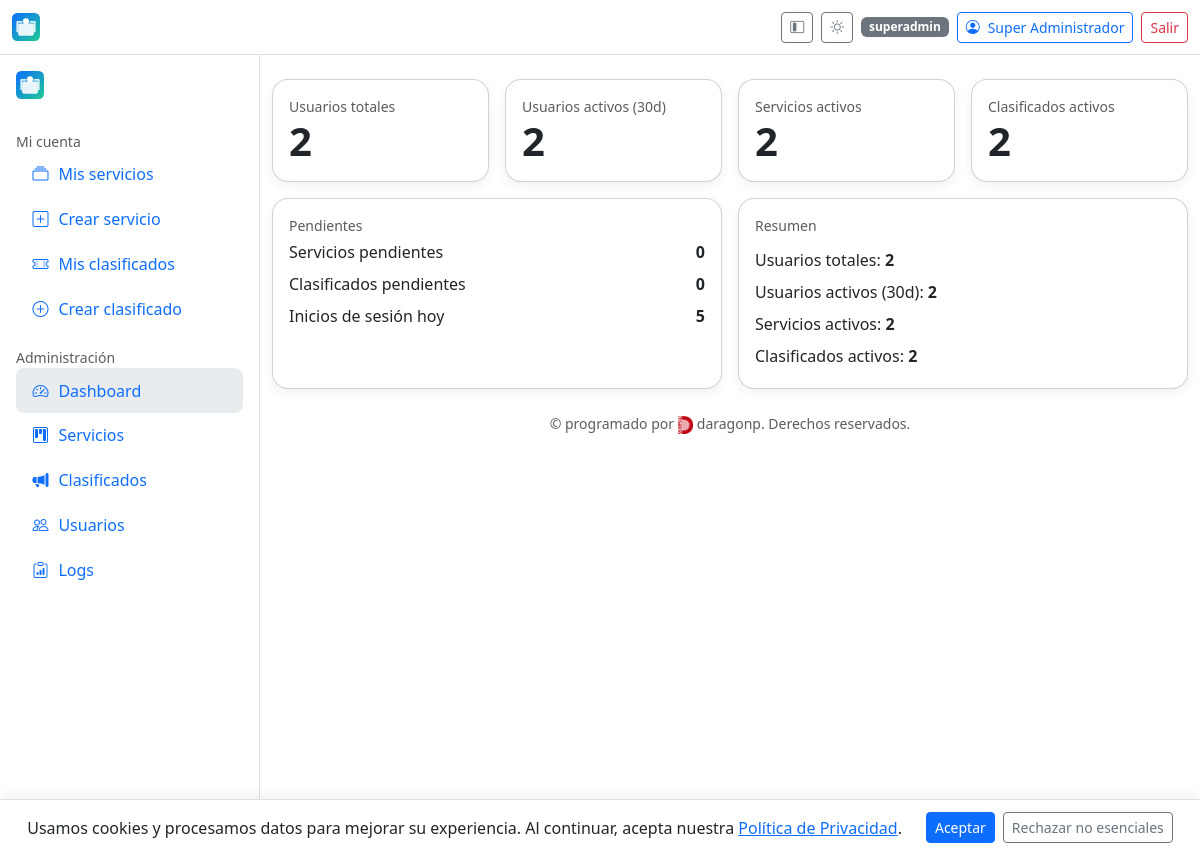
The app's page /admin/dashboard (signed in), older data.
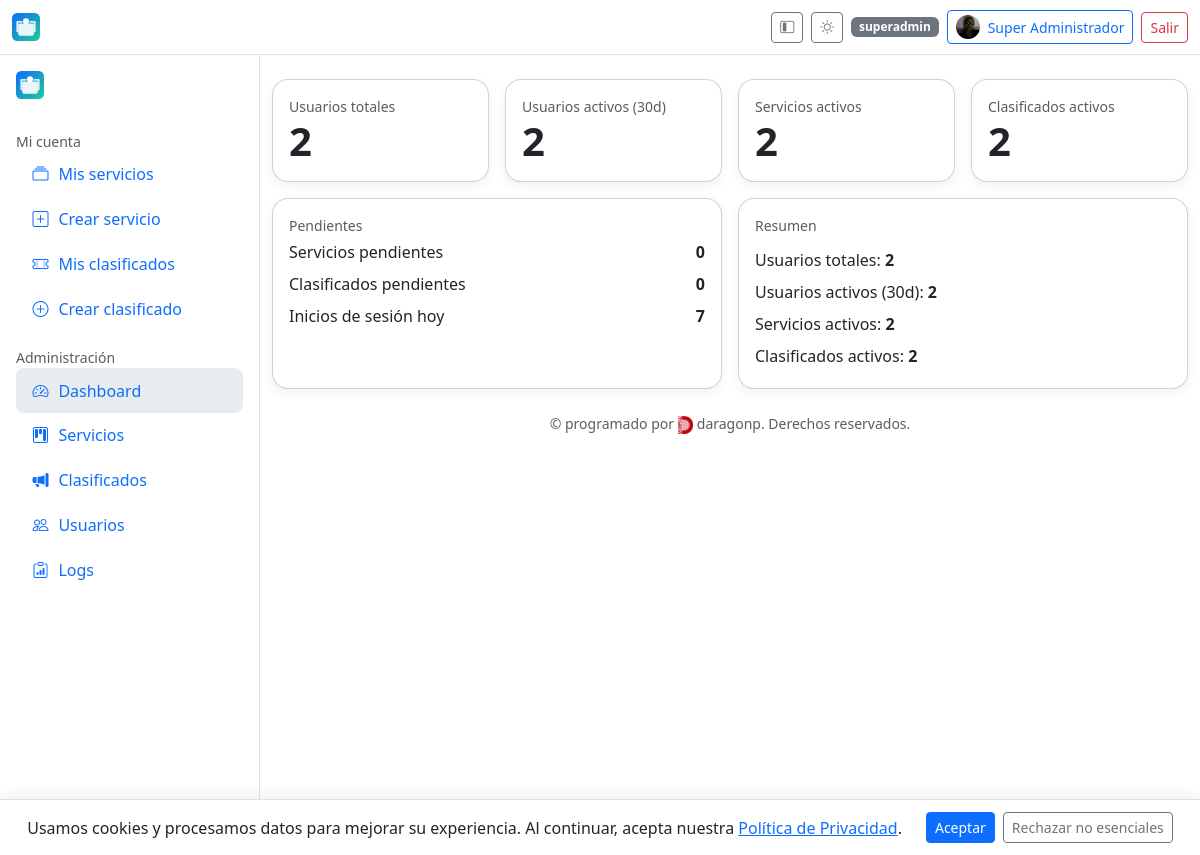
The same page, newer data.
### app/models.py (models this page shows, shortened)
class User(db.Model, UserMixin):
    __tablename__ = "user"
    id = db.Column(db.Integer, primary_key=True)
    name = db.Column(db.String(150), nullable=False)
    email = db.Column(db.String(255), unique=True, index=True, nullable=False)
    phone = db.Column(db.String(50))
    address = db.Column(db.String(255))
    avatar_url = db.Column(db.String(500))
    password_hash = db.Column(db.String(255), nullable=False)
    role = db.Column(db.String(20), default="user")  # user | admin | superadmin
    is_verified = db.Column(db.Boolean, default=False)
    verification_code = db.Column(db.String(10))
    is_deleted = db.Column(db.Boolean, default=False)
    created_at = db.Column(db.DateTime, default=datetime.utcnow)
    services = db.relationship(
        "Service",
        backref="owner",
        lazy="dynamic",
        foreign_keys="Service.owner_id",
    )
    classifieds = db.relationship(
        "Classified",
        backref="owner",
        lazy="dynamic",
        foreign_keys="Classified.owner_id",
    )

### app/admin.py (the view)
@admin_bp.route("/dashboard")
@login_required
def dashboard():
    if not _require_admin():
        return ("Forbidden", 403)
    now = datetime.utcnow()
    today = now.date()
    total_users = db.session.query(User).filter_by(is_deleted=False).count()
    active_users_30d = (
        db.session.query(LoginLog.user_id)
        .filter(LoginLog.created_at >= now - timedelta(days=30))
        .distinct()
        .count()
    )
    services_pending = db.session.query(Service).filter_by(status=ServiceStatus.PENDING.value, is_deleted=False).count()
    services_active = db.session.query(Service).filter_by(status=ServiceStatus.APPROVED.value, is_active=True, is_deleted=False).count()
    classifieds_pending = db.session.query(Classified).filter_by(status=ServiceStatus.PENDING.value, is_deleted=False).count()
    classifieds_active = db.session.query(Classified).filter_by(status=ServiceStatus.APPROVED.value, is_active=True, is_deleted=False).count()
    logins_today = db.session.query(LoginLog).filter(LoginLog.created_at >= datetime.combine(today, datetime.min.time())).count()
    return render_template(
        "admin/dashboard.html",
        kpis=dict(
            total_users=total_users,
            active_users_30d=active_users_30d,
            services_pending=services_pending,
            services_active=services_active,
            classifieds_pending=classifieds_pending,
            classifieds_active=classifieds_active,
            logins_today=logins_today,
        ),
    )

### app/admin.py (called while the page is built)
def _require_admin():
    return current_user.is_authenticated and current_user.role in ("admin", "superadmin")

@admin_bp.before_request
def _check_admin():
    if request.endpoint and request.endpoint.startswith("admin.") and not _require_admin():
        return ("Forbidden", 403)

### app/templates/admin/dashboard.html
{% extends "base.html" %}
{% block content %}
<div class="row g-3">
  <div class="col-12 col-sm-6 col-lg-3">
    <div class="card card-shadow p-3">
      <div class="text-body-secondary small">Usuarios totales</div>
      <div class="display-6 fw-semibold">{{ kpis.total_users }}</div>
    </div>
  </div>
  <div class="col-12 col-sm-6 col-lg-3">
    <div class="card card-shadow p-3">
      <div class="text-body-secondary small">Usuarios activos (30d)</div>
      <div class="display-6 fw-semibold">{{ kpis.active_users_30d }}</div>
    </div>
  </div>
  <div class="col-12 col-sm-6 col-lg-3">
    <div class="card card-shadow p-3">
      <div class="text-body-secondary small">Servicios activos</div>
      <div class="display-6 fw-semibold">{{ kpis.services_active }}</div>
    </div>
  </div>
  <div class="col-12 col-sm-6 col-lg-3">
    <div class="card card-shadow p-3">
      <div class="text-body-secondary small">Clasificados activos</div>
      <div class="display-6 fw-semibold">{{ kpis.classifieds_active }}</div>
    </div>
  </div>
  <div class="col-12 col-lg-6">
    <div class="card card-shadow p-3 h-100">
      <div class="text-body-secondary small">Pendientes</div>
      <ul class="list-unstyled m-0">
        <li class="d-flex justify-content-between py-1"><span>Servicios pendientes</span><strong>{{ kpis.services_pending }}</strong></li>
        <li class="d-flex justify-content-between py-1"><span>Clasificados pendientes</span><strong>{{ kpis.classifieds_pending }}</strong></li>
        <li class="d-flex justify-content-between py-1"><span>Inicios de sesión hoy</span><strong>{{ kpis.logins_today }}</strong></li>
      </ul>
    </div>
  </div>
  <div class="col-12 col-lg-6">
    <div class="card card-shadow p-3 h-100">
      <div class="text-body-secondary small mb-2">Resumen</div>
      <ul class="list-unstyled m-0">
        <li class="py-1">Usuarios totales: <strong>{{ kpis.total_users }}</strong></li>
        <li class="py-1">Usuarios activos (30d): <strong>{{ kpis.active_users_30d }}</strong></li>
        <li class="py-1">Servicios activos: <strong>{{ kpis.services_active }}</strong></li>
        <li class="py-1">Clasificados activos: <strong>{{ kpis.classifieds_active }}</strong></li>
      </ul>
    </div>
  </div>
</div>
{% endblock %}

### app/templates/base.html (shortened to what the changed rows need)
{% set is_admin = (current_user.is_authenticated and current_user.role in ['admin','superadmin']) %}
<!doctype html>
<html lang="es">
<head>
  <link href="https://cdn.jsdelivr.net/npm/bootstrap@5.3.3/dist/css/bootstrap.min.css" rel="stylesheet">
  <link href="https://cdn.jsdelivr.net/npm/bootstrap-icons@1.11.3/font/bootstrap-icons.css" rel="stylesheet">
  <link href="https://cdn.datatables.net/2.0.8/css/dataTables.bootstrap5.css" rel="stylesheet">
  <link rel="stylesheet" href="{{ url_for('static', filename='css/style.css') }}">
</head>
<body class="bg-body">
<header class="navbar bg-body border-bottom sticky-top" id="appHeader">
  <div class="container-fluid">
    <div class="d-flex align-items-center gap-2">
      <button class="btn btn-sm btn-outline-secondary d-none d-lg-inline-flex" id="btnCollapse" title="Colapsar menú">
        <i class="bi bi-layout-sidebar-inset"></i>
      </button>
      <button class="btn btn-sm btn-outline-secondary" id="themeToggle" type="button" aria-label="Cambiar tema">
        <i class="bi bi-brightness-high" id="icon-sun" style="display:none"></i>
      </button>
      {% if current_user.is_authenticated %}
        <span class="badge text-bg-secondary d-none d-md-inline">{{ current_user.role }}</span>
        <a class="btn btn-sm btn-outline-primary d-flex align-items-center gap-2" href="{{ url_for('auth.profile') }}">
          {% if current_user.avatar_url %}
            <img src="{{ current_user.avatar_url }}" alt="avatar" class="rounded-circle" style="width:24px;height:24px;object-fit:cover;">
          {% else %}
            <i class="bi bi-person-circle"></i>
          {% endif %}
          <span class="d-none d-sm-inline">{{ current_user.name }}</span>
        </a>
        <a class="btn btn-sm btn-outline-danger" href="{{ url_for('auth.logout') }}">Salir</a>
      {% else %}
        <a class="btn btn-sm btn-outline-primary" href="{{ url_for('auth.login') }}">Ingresar</a>
        <a class="btn btn-sm btn-primary" href="{{ url_for('auth.register') }}">Registro</a>
      {% endif %}
    </div>
  </div>
</header>
<div class="layout" id="layout">
  <main class="container-fluid py-4">
    {% block content %}{% endblock %}
  </main>
</div>
</body>
</html>

Row changes from the older to the newer data that the page shows:
changed User "Super Administrador": avatar_url: picture added
Text that changed along with them:
{{ kpis.logins_today }}: "5" → "7"
